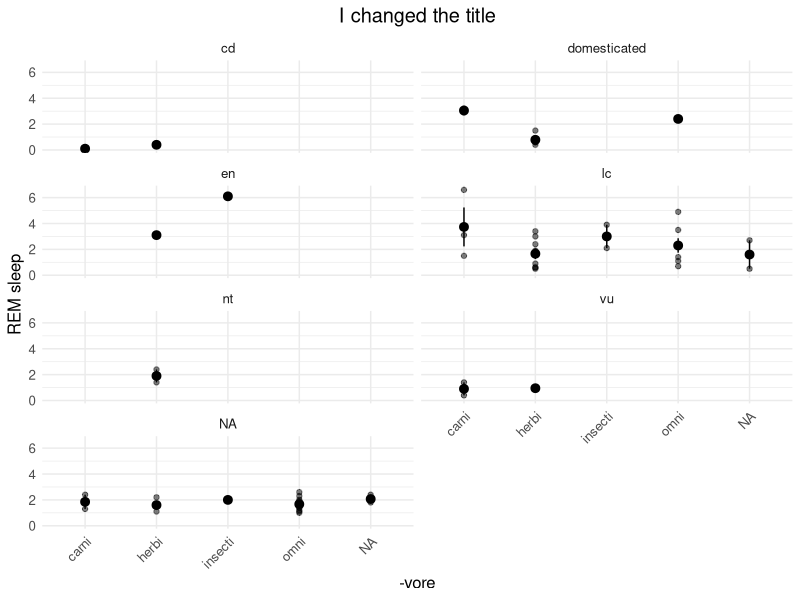
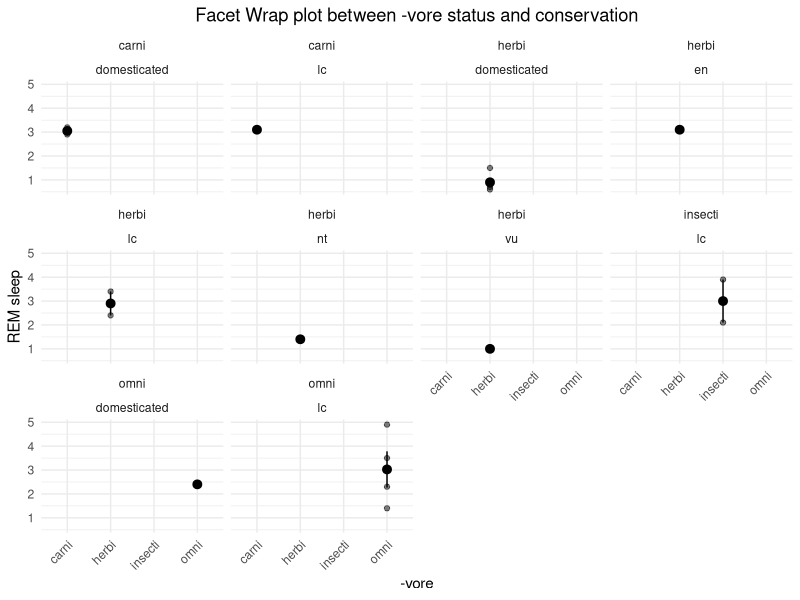
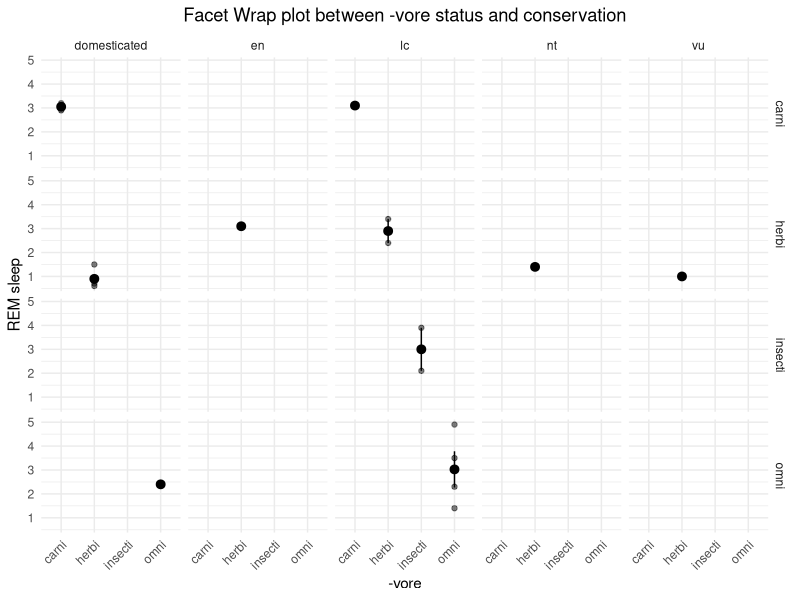
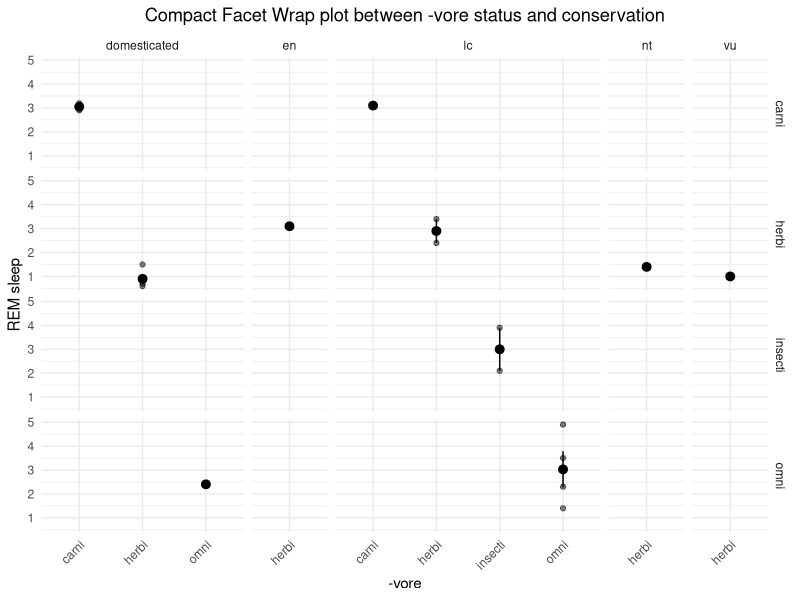
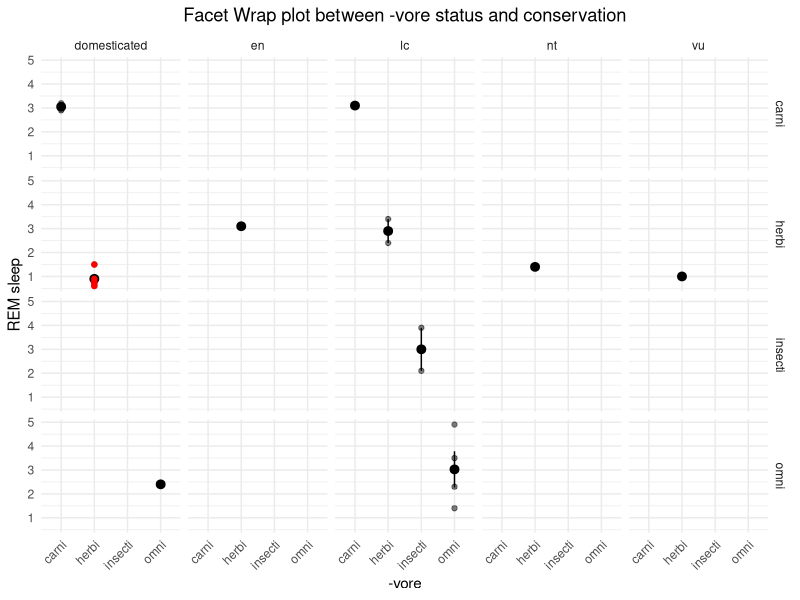
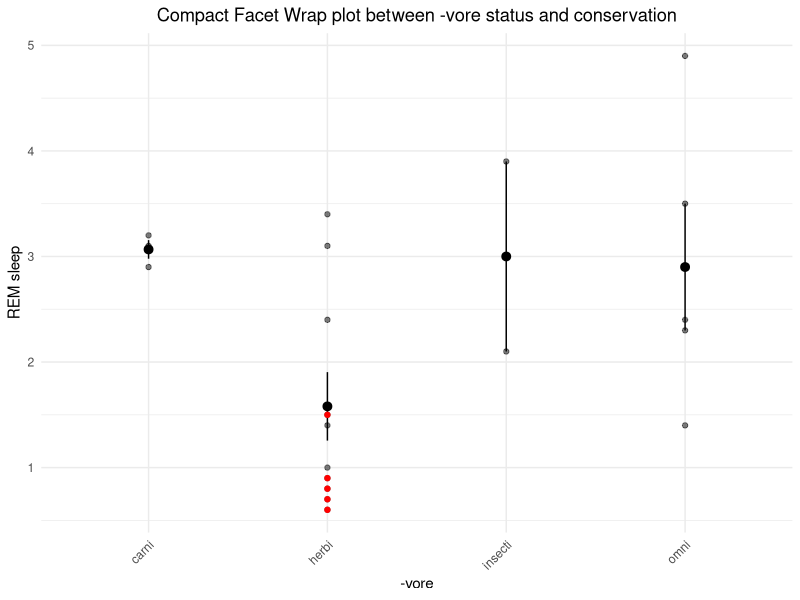

Source code (R) for these figures, in order:
## ---- chunk 1
library(knitr)
knitr::opts_chunk$set(echo=TRUE, warning=FALSE, message=FALSE, tidy.opts=list(width.cutoff=90),tidy=TRUE)
height_basic=6
## ---- chunk 2
require(ggplot2)
## ---- chunk 3
data("msleep", package = "ggplot2")
## ---- chunk 4
kable(head(msleep))
## ---- chunk 5
ggplot(msleep, aes(x=vore, y=sleep_rem)) + geom_point(alpha=0.5) + stat_summary() + theme_minimal()   + theme(text = element_text(size=12)) + ggtitle("I changed the title") + theme(plot.title = element_text(hjust = 0.5), axis.text.x = element_text(angle = 45, hjust = 1)) + labs(x="-vore", y="REM sleep") + facet_wrap(~conservation, ncol=2)
## ---- chunk 6
msleep = na.omit(msleep)
## ---- chunk 7
g1_main <- ggplot(msleep, aes(x=vore, y=sleep_rem)) + geom_point(alpha=0.5) + stat_summary() + theme_minimal(base_size=11) + theme(plot.title = element_text(hjust = 0.5), axis.text.x = element_text(angle = 45, hjust = 1)) + labs(x="-vore", y="REM sleep")

## Create Facet Wrap plot
g1_fw <- g1_main + ggtitle("Facet Wrap plot between -vore status and conservation") + facet_wrap(vore~conservation)
## Print this  
g1_fw

## Create Facet Grid plot
g1_fg <- g1_main + ggtitle("Facet Wrap plot between -vore status and conservation") + facet_grid(vore~conservation)
## Print this
g1_fg
## ---- chunk 8
# Create plot object
g1_fg_clean <- g1_main + ggtitle("Compact Facet Wrap plot between -vore status and conservation") + facet_grid(vore~conservation, scales = "free_x", space="free_x")
# Print plot object
g1_fg_clean
## ---- chunk 9
g1_fg + geom_point(data=msleep[msleep$vore=="herbi" & msleep$conservation=="domesticated", ], colour="red")
## ---- chunk 10
g1_main + ggtitle("Compact Facet Wrap plot between -vore status and conservation") + geom_point(data=msleep[msleep$vore=="herbi" & msleep$conservation=="domesticated", ], colour="red")

